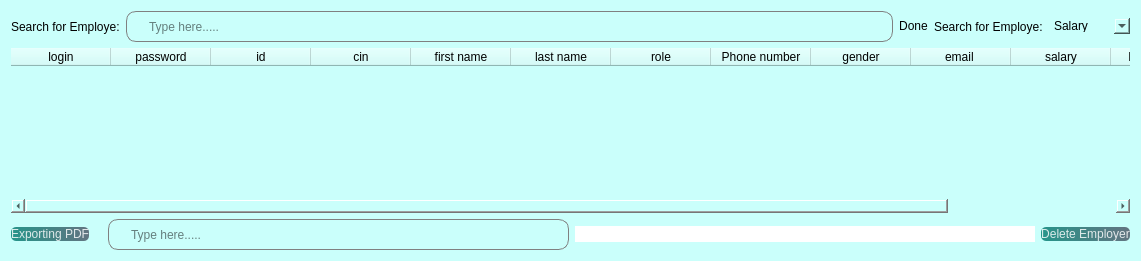
             <widget class="QFrame" name="frame_7">
              <property name="geometry">
               <rect>
                <x>0</x>
                <y>550</y>
                <width>1141</width>
                <height>261</height>
               </rect>
              </property>
              <property name="styleSheet">
               <string notr="true">
background-color: rgb(202, 255, 251);
border-radius:15px;
</string>
              </property>
              <property name="frameShape">
               <enum>QFrame::StyledPanel</enum>
              </property>
              <property name="frameShadow">
               <enum>QFrame::Raised</enum>
              </property>
              <layout class="QVBoxLayout" name="verticalLayout_17">
               <item>
                <layout class="QHBoxLayout" name="horizontalLayout_5">
                 <item>
                  <widget class="QLabel" name="label_15">
                   <property name="styleSheet">
                    <string notr="true">color: rgb(0, 0, 0);</string>
                   </property>
                   <property name="text">
                    <string>Search for Employe:</string>
                   </property>
                  </widget>
                 </item>
                 <item>
                  <widget class="QLineEdit" name="edit_2">
                   <property name="minimumSize">
                    <size>
                     <width>0</width>
                     <height>31</height>
                    </size>
                   </property>
                   <property name="styleSheet">
                    <string notr="true">QLineEdit{
	padding-left: 20px;
	border: 1px solid gray;	
	border-radius: 10px;
color: rgb(0, 0, 0);

}
</string>
                   </property>
                   <property name="placeholderText">
                    <string>Type here.....</string>
                   </property>
                  </widget>
                 </item>
                 <item>
                  <widget class="QPushButton" name="pushButton_4">
                   <property name="styleSheet">
                    <string notr="true">QPushButton, #pushButton_4 {
    background-color: qlineargradient(spread:pad, x1:0, y1:0.505682, x2:1, y2:0.477, 
        stop:0 rgba(11, 131, 120, 219), stop:1 rgba(85, 98, 112, 226));
    color: rgba(255, 255, 255, 210);
    border-radius: 5px;
    transition: background-color 0.3s ease-in-out; /* Transition effect */
}

QPushButton#pushButton_4:hover {
    background-color: qlineargradient(spread:pad, x1:0, y1:0.505682, x2:1, y2:0.477, 
        stop:0 rgba(150, 123, 111, 219), stop:1 rgba(85, 81, 84, 226));
}

QPushButton#pushButton_4:pressed {
    padding-left: 5px;
    padding-top: 5px;
    background-color: rgba(150, 123, 111, 255);
    transition: background-color 0.1s ease-out; /* Faster transition when pressed */
}



color: rgb(0, 0, 0);</string>
                   </property>
                   <property name="text">
                    <string>Done</string>
                   </property>
                  </widget>
                 </item>
                 <item>
                  <widget class="QLabel" name="label_28">
                   <property name="styleSheet">
                    <string notr="true">color: rgb(0, 0, 0);</string>
                   </property>
                   <property name="text">
                    <string>Search for Employe:</string>
                   </property>
                  </widget>
                 </item>
                 <item>
                  <widget class="QComboBox" name="comboBox_3">
                   <item>
                    <property name="text">
                     <string>Salary</string>
                    </property>
                    <property name="icon">
                     <iconset resource="resource.qrc">
                      <normaloff>:/img/img/dollar-sign.svg</normaloff>:/img/img/dollar-sign.svg</iconset>
                    </property>
                   </item>
                   <item>
                    <property name="text">
                     <string>Age</string>
                    </property>
                    <property name="icon">
                     <iconset resource="resource.qrc">
                      <normaloff>:/img/img/users.svg</normaloff>:/img/img/users.svg</iconset>
                    </property>
                   </item>
                   <item>
                    <property name="text">
                     <string>Date of hire</string>
                    </property>
                    <property name="icon">
                     <iconset resource="resource.qrc">
                      <normaloff>:/img/img/award.svg</normaloff>:/img/img/award.svg</iconset>
                    </property>
                   </item>
                  </widget>
                 </item>
                </layout>
               </item>
               <item>
                <widget class="QTableWidget" name="tableWidget">
                 <property name="styleSheet">
                  <string notr="true">color: rgb(0, 0, 0);</string>
                 </property>
                 <column>
                  <property name="text">
                   <string>login</string>
                  </property>
                 </column>
                 <column>
                  <property name="text">
                   <string>password</string>
                  </property>
                 </column>
                 <column>
                  <property name="text">
                   <string>id</string>
                  </property>
                 </column>
                 <column>
                  <property name="text">
                   <string>cin</string>
                  </property>
                 </column>
                 <column>
                  <property name="text">
                   <string>first name</string>
                  </property>
                 </column>
                 <column>
                  <property name="text">
                   <string>last name</string>
                  </property>
                 </column>
                 <column>
                  <property name="text">
                   <string>role</string>
                  </property>
                 </column>
                 <column>
                  <property name="text">
                   <string>Phone number</string>
                  </property>
                 </column>
                 <column>
                  <property name="text">
                   <string>gender</string>
                  </property>
                 </column>
                 <column>
                  <property name="text">
                   <string>email </string>
                  </property>
                 </column>
                 <column>
                  <property name="text">
                   <string>salary</string>
                  </property>
                 </column>
                 <column>
                  <property name="text">
                   <string>Date of birth</string>
                  </property>
                 </column>
                 <column>
                  <property name="text">
                   <string>Hire date</string>
                  </property>
                 </column>
                </widget>
               </item>
               <item>
                <layout class="QHBoxLayout" name="horizontalLayout_6">
                 <item>
                  <widget class="QPushButton" name="pushButton_29">
                   <property name="styleSheet">
                    <string notr="true">
#pushButton_21{
color: rgb(0, 0, 0);
}
QPushButton, #pushButton_29{
	background-color: qlineargradient(spread:pad, x1:0, y1:0.505682, x2:1, y2:0.477, stop:0 rgba(11, 131, 120, 219), stop:1 rgba(85, 98, 112, 226));
	color:rgba(255, 255, 255, 210);
	border-radius:5px;
}

QPushButton#pushButton_29:hover{
	background-color: qlineargradient(spread:pad, x1:0, y1:0.505682, x2:1, y2:0.477, stop:0 rgba(150, 123, 111, 219), stop:1 rgba(85, 81, 84, 226));
}

QPushButton#pushButton_29:pressed{
	padding-left:5px;
	padding-top:5px;
	background-color:rgba(150, 123, 111, 255);
}
</string>
                   </property>
                   <property name="text">
                    <string>Exporting PDF</string>
                   </property>
                  </widget>
                 </item>
                 <item>
                  <widget class="QLabel" name="label_42">
                   <property name="text">
                    <string/>
                   </property>
                   <property name="pixmap">
                    <pixmap resource="resource.qrc">:/img/img/download.svg</pixmap>
                   </property>
                  </widget>
                 </item>
                 <item>
                  <widget class="QLineEdit" name="edit_5">
                   <property name="minimumSize">
                    <size>
                     <width>0</width>
                     <height>31</height>
                    </size>
                   </property>
                   <property name="styleSheet">
                    <string notr="true">QLineEdit{
	padding-left: 20px;
	border: 1px solid gray;	
	border-radius: 10px;
color: rgb(0, 0, 0);

}
</string>
                   </property>
                   <property name="placeholderText">
                    <string>Type here.....</string>
                   </property>
                  </widget>
                 </item>
                 <item>
                  <widget class="QLineEdit" name="lineEdit_128">
                   <property name="styleSheet">
                    <string notr="true">background-color: rgb(255, 255, 255);
color: rgb(0, 0, 0);</string>
                   </property>
                  </widget>
                 </item>
                 <item>
                  <widget class="QPushButton" name="deleteButton">
                   <property name="styleSheet">
                    <string notr="true">
#pushButton_21{
color: rgb(0, 0, 0);
}
QPushButton, #pushButton_21{
	background-color: qlineargradient(spread:pad, x1:0, y1:0.505682, x2:1, y2:0.477, stop:0 rgba(11, 131, 120, 219), stop:1 rgba(85, 98, 112, 226));
	color:rgba(255, 255, 255, 210);
	border-radius:5px;
}

QPushButton#pushButton_21:hover{
	background-color: qlineargradient(spread:pad, x1:0, y1:0.505682, x2:1, y2:0.477, stop:0 rgba(150, 123, 111, 219), stop:1 rgba(85, 81, 84, 226));
}

QPushButton#pushButton_21:pressed{
	padding-left:5px;
	padding-top:5px;
	background-color:rgba(150, 123, 111, 255);
}
</string>
                   </property>
                   <property name="text">
                    <string>Delete Employer</string>
                   </property>
                   <property name="checkable">
                    <bool>true</bool>
                   </property>
                   <property name="checked">
                    <bool>false</bool>
                   </property>
                  </widget>
                 </item>
                </layout>
               </item>
              </layout>
             </widget>
